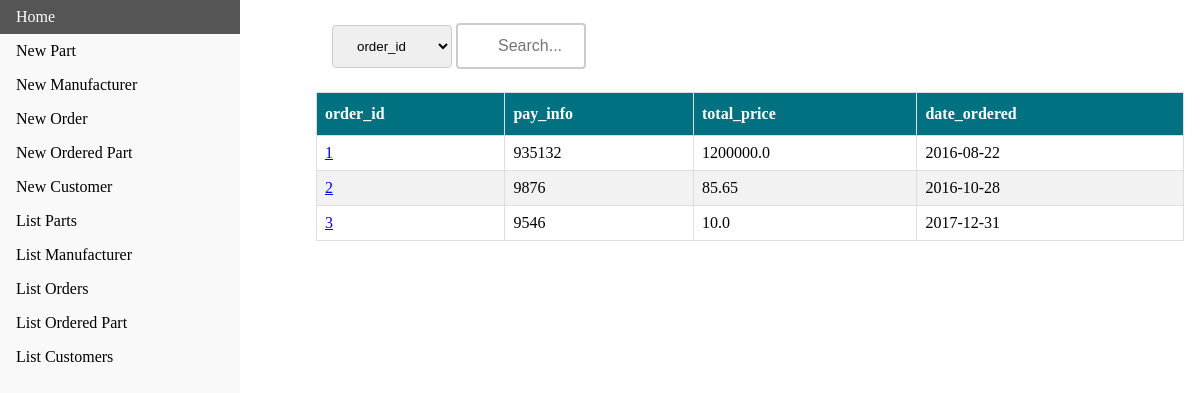
The page /list/order on the database its author committed.
### tables this page shows
CREATE TABLE "order" (
order_id INTEGER NOT NULL PRIMARY KEY,
pay_info TEXT NOT NULL,
total_price REAL NOT NULL,
date_ordered TEXT NOT NULL );

### webpage.py (the view)
@app.route('/list/<itype>')
@app.route('/list')
def list(itype='null'):
    if itype == 'null':
        return render_template('index.html')
    elif itype == 'part' or itype == 'customer' or itype == 'manufacturer' or itype == 'order' or itype == 'ordered_part':
        con = sql.connect("test3.db")
        con.row_factory = sql.Row
        cur = con.cursor()
        com = "SELECT * FROM '" + itype + "'"
        cur.execute(com)
        names = [description[0] for description in cur.description]
        rows = cur.fetchall()
    else:
        return render_template('index.html')
    return render_template("list.html", names=names, rows=rows, tname=itype)

### templates/list.html (shortened to what this page needs)
<!doctype html>
<html>
  <head>
    <link rel="stylesheet" type="text/css" href="{{ url_for('static', filename='css/navbar.css') }}" />
    <link rel="stylesheet" type="text/css" href="{{ url_for('static', filename='css/table.css') }}" />
    <link rel="stylesheet" type="text/css" href="{{ url_for('static', filename='css/button.css') }}" />
  </head>
  <body>
    <ul>
			<li><a href="/" >Home</a></li>
			<li><a href="/insert/part">New Part</a></li>
			<li><a href="/insert/man">New Manufacturer</a></li>
			<li><a href="/insert/order">New Order</a></li>
			<li><a href="/insert/op">New Ordered Part</a></li>
			<li><a href="/insert/cust">New Customer</a></li>
			<li><a href="/list/part">List Parts</a></li>
			<li><a href="/list/manufacturer">List Manufacturer</a></li>
			<li><a href="/list/order">List Orders</a></li>
			<li><a href="/list/ordered_part">List Ordered Part</a></li>
			<li><a href="/list/customer">List Customers</a></li>
		</ul>
    <div style="margin-left:25%; padding:1px 16px; height:100%;">
	    <div class="searchBar" style="margin-top: 15px; margin-bottom: 15px; padding: 1px 16px;">
        <form action="{{ url_for('search', itype=tname) }}" method="POST">
          <select name="selection">
            {% for col in names %}
            <option value="{{ col }}">{{ col }}</option>
            {% endfor %}
          </select>
          <input class="searchBar" type=text name="search" placeholder="Search...">
        </form>
      </div>
      <table>
        <thead>
          <tr>
            {% for col in names %}
              <th>{{ col }}</th>
            {% endfor %}
          </tr>
        </thead>
        <tbody>
          {% for row in rows %}
          <tr>
            {% for i in row %}
              {% if row[0] == i %}
                {% if names[0] == 'part_id' and names[1] == 'order_id' %}
                  <td><a href="{{ url_for('display',itype=tname, ident1=row[0], ident2=row[1]) }}" >{{ i }}</a> </td>
                {% else %}
                  <td><a href="{{ url_for('display',itype=tname, ident1=row[0]) }}">{{ i }}</a></td>
                {% endif %}
              {% else %}
                <td>{{ i }}</td>
              {% endif %}
            {% endfor %}
          </tr>
        {% endfor %}
        </tbody>
      </table>
    </div>
  </body>
</html>

### static/css/navbar.css (style rules this page uses)
body { margin: 0; }
ul { list-style-type: none; margin: 0; padding: 0; width: 20vw; background-color: #f1f1f175; position: fixed; height: 100%; overflow: auto; }
li a { display: block; color: #000; padding: 8px 16px; text-decoration: none; }

### static/css/table.css (style rules this page uses)
div { border-radius: 5px; background-color: #ffffffea; }
table { font-family: MuseoSans; border-collapse: collapse; width: 100%; }
tr { border-bottom: 1px solid #f2f2f2; }
th, td { border: 1px solid #ddd; padding: 8px; }
th { padding-top: 12px; padding-bottom: 12px; text-align: left; background-color: rgb(0, 113, 128); color: white; }
tr:nth-child(even) { background-color: #f2f2f2; }

### static/css/button.css (style rules this page uses)
.searchBar input[type=text] { width: 130px; box-sizing: border-box; border: 2px solid #ccc; border-radius: 4px; font-size: 16px; background-color: white; background-position: 10px 10px; background-repeat: no-repeat; padding: 12px 20px 12px 40px; -webkit-transition: width 0.4s ease-in-out; transition: width 0.4s ease-in-out; }
select { width: 10vw; padding: 12px 20px; margin: 8px 0; display: inline-block; border: 1px solid #ccc; border-radius: 4px; box-sizing: border-box; }

### rows shown on the page
order: row "1", pay_info "935132", total_price "1200000.0", date_ordered "2016-08-22"
order: row "2", pay_info "9876", total_price "85.65", date_ordered "2016-10-28"
order: row "3", pay_info "9546", total_price "10.0", date_ordered "2017-12-31"

### other values the page prints
{{ col }} "order_id" "pay_info" "total_price" "date_ordered"
form field selection "order_id"
